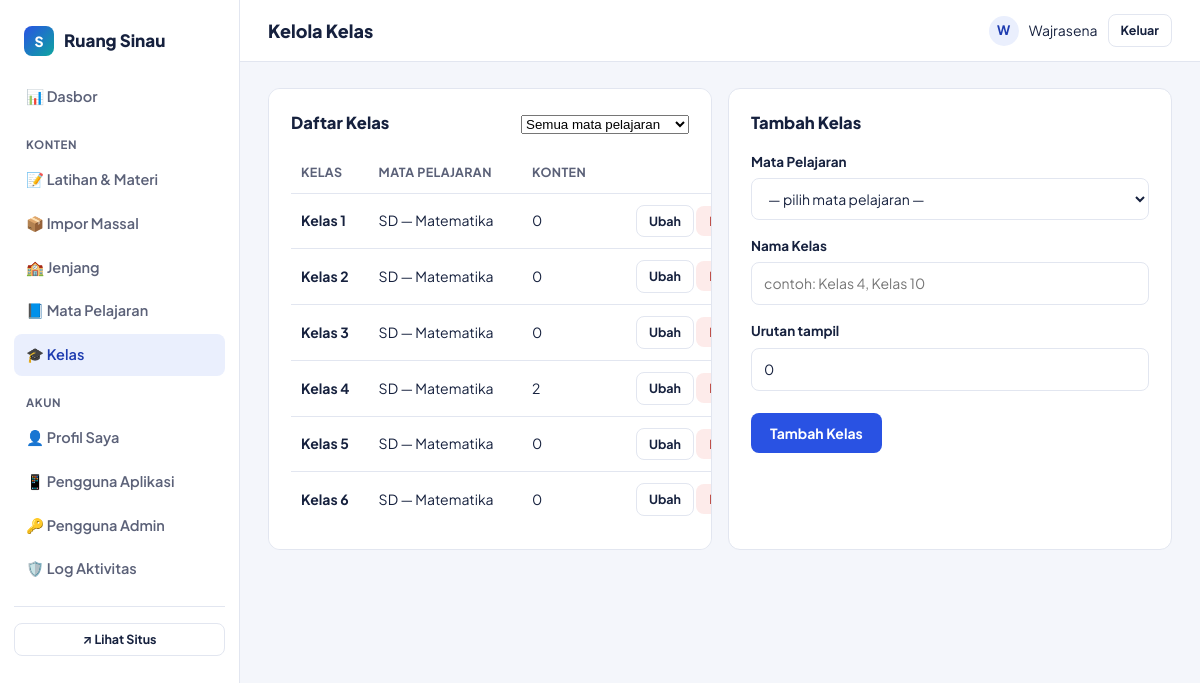
The app's page /admin/kelas.php (signed in) with its own data.
### tables this page shows
CREATE TABLE IF NOT EXISTS kelas (
    id          INT UNSIGNED AUTO_INCREMENT PRIMARY KEY,
    mapel_id    INT UNSIGNED NOT NULL,
    nama        VARCHAR(60)  NOT NULL,
    slug        VARCHAR(60)  NOT NULL,
    urutan      INT UNSIGNED NOT NULL DEFAULT 0,
    created_at  DATETIME NOT NULL DEFAULT CURRENT_TIMESTAMP,
    UNIQUE KEY uq_kelas_slug (mapel_id, slug),
    CONSTRAINT fk_kelas_mapel FOREIGN KEY (mapel_id) REFERENCES mapel(id) ON DELETE CASCADE
);

CREATE TABLE IF NOT EXISTS jenjang (
    id          INT UNSIGNED AUTO_INCREMENT PRIMARY KEY,
    nama        VARCHAR(60)  NOT NULL,
    slug        VARCHAR(60)  NOT NULL UNIQUE,
    deskripsi   VARCHAR(255) NULL,
    urutan      INT UNSIGNED NOT NULL DEFAULT 0,
    created_at  DATETIME NOT NULL DEFAULT CURRENT_TIMESTAMP
);

CREATE TABLE IF NOT EXISTS mapel (
    id          INT UNSIGNED AUTO_INCREMENT PRIMARY KEY,
    jenjang_id  INT UNSIGNED NOT NULL,
    nama        VARCHAR(100) NOT NULL,
    slug        VARCHAR(100) NOT NULL,
    emoji       VARCHAR(10)  NULL DEFAULT '📘',
    urutan      INT UNSIGNED NOT NULL DEFAULT 0,
    created_at  DATETIME NOT NULL DEFAULT CURRENT_TIMESTAMP,
    UNIQUE KEY uq_mapel_slug (jenjang_id, slug),
    CONSTRAINT fk_mapel_jenjang FOREIGN KEY (jenjang_id) REFERENCES jenjang(id) ON DELETE CASCADE
);

### includes/functions.php (called while the page is built, shortened)
<?php
require_once __DIR__ . '/db.php';
function h(?string $value): string
{
    return htmlspecialchars($value ?? '', ENT_QUOTES, 'UTF-8');
}
function url_publik(string $path = ''): string
{
    return rtrim(APP_URL, '/') . '/' . ltrim($path, '/');
}

### includes/db.php (called while the page is built, shortened)
<?php
function db(): PDO
{
    static $pdo = null;
    if ($pdo === null) {
        $dsn = 'mysql:host=' . DB_HOST . ';dbname=' . DB_NAME . ';charset=' . DB_CHARSET;
        $options = [
            PDO::ATTR_ERRMODE            => PDO::ERRMODE_EXCEPTION,
            PDO::ATTR_DEFAULT_FETCH_MODE => PDO::FETCH_ASSOC,
            PDO::ATTR_EMULATE_PREPARES   => false,
        ];
        try {
            $pdo = new PDO($dsn, DB_USER, DB_PASS, $options);
        } catch (PDOException $e) {
            error_log('Koneksi database gagal: ' . $e->getMessage());
            http_response_code(500);
            if (APP_ENV === 'production') {
                die('Situs sedang mengalami gangguan. Silakan coba beberapa saat lagi.');
            }
            die('Koneksi database gagal: ' . $e->getMessage());
        }
    }
    return $pdo;
}

### includes/auth.php (called while the page is built, shortened)
<?php
require_once __DIR__ . '/functions.php';
function admin_saat_ini(): ?array
{
    static $cache = null;
    if ($cache === null) {
        $stmt = db()->prepare('SELECT id, username, nama, peran, aktif FROM admin_users WHERE id = :id');
        $stmt->execute(['id' => $_SESSION['admin_id']]);
        $cache = $stmt->fetch() ?: null;
    }
    return $cache;
}

### admin/includes/bootstrap.php (called while the page is built, shortened)
<?php
require_once __DIR__ . '/../../includes/functions.php';
require_once __DIR__ . '/../../includes/auth.php';
$admin = admin_saat_ini();

### admin/kelas.php (the view, shortened to what this page needs)
<?php
require_once __DIR__ . '/includes/bootstrap.php';
$pdo = db();
$dataEdit = null;
$mapelList = $pdo->query(
    "SELECT m.*, j.nama AS jenjang_nama FROM mapel m JOIN jenjang j ON j.id = m.jenjang_id ORDER BY j.urutan, m.urutan, m.nama"
)->fetchAll();
$sql = "SELECT k.*, m.nama AS mapel_nama, j.nama AS jenjang_nama,
               (SELECT COUNT(*) FROM topik t WHERE t.kelas_id = k.id) AS jumlah_topik
        FROM kelas k JOIN mapel m ON m.id = k.mapel_id JOIN jenjang j ON j.id = m.jenjang_id";
$params = [];
$sql .= ' ORDER BY j.urutan, m.urutan, k.urutan, k.nama';
$stmt = $pdo->prepare($sql);
$stmt->execute($params);
$daftarKelas = $stmt->fetchAll();
$judul_admin = 'Kelola Kelas';
$menuAktif = 'kelas';
require __DIR__ . '/includes/admin_header.php';
?>
<div class="form-2col">
    <div class="panel">
        <div class="panel-head">
            <h2>Daftar Kelas</h2>
            <form method="get" style="margin:0;">
                <select name="mapel_id" onchange="this.form.submit()">
                    <option value="0">Semua mata pelajaran</option>
                </select>
            </form>
        </div>
        <?php if ($daftarKelas): ?>
        <table class="tabel">
            <thead><tr><th>Kelas</th><th>Mata Pelajaran</th><th>Konten</th><th></th></tr></thead>
            <tbody>
            <?php foreach ($daftarKelas as $k): ?>
                <tr>
                    <td><strong><?= h($k['nama']) ?></strong></td>
                    <td><?= h($k['jenjang_nama']) ?> — <?= h($k['mapel_nama']) ?></td>
                    <td><?= (int)$k['jumlah_topik'] ?></td>
                    <td class="aksi">
                        <a href="?edit=<?= (int)$k['id'] ?>" class="btn btn-outline btn-sm">Ubah</a>
                        <form method="post" style="display:inline;" onsubmit="return confirm('Hapus kelas &quot;<?= h(addslashes($k['nama'])) ?>&quot;? Semua konten di dalamnya juga akan terhapus.');">
                            <button type="submit" class="btn btn-danger btn-sm">Hapus</button>
                        </form>
                    </td>
                </tr>
            <?php endforeach; ?>
            </tbody>
        </table>
        <?php else: ?>
            <p class="kosong-admin">Belum ada kelas.</p>
        <?php endif; ?>
    </div>
    <div class="panel">
        <div class="panel-head"><h2><?= $dataEdit ? 'Ubah Kelas' : 'Tambah Kelas' ?></h2></div>
        <?php if (!$mapelList): ?>
            <p class="kosong-admin">Tambahkan mata pelajaran terlebih dahulu sebelum membuat kelas.</p>
        <?php else: ?>
        <form method="post" class="form-grid">
            <div class="form-row">
                <label for="mapel_id">Mata Pelajaran</label>
                <select id="mapel_id" name="mapel_id" required>
                    <option value="">— pilih mata pelajaran —</option>
                </select>
            </div>
            <div class="form-row">
                <label for="nama">Nama Kelas</label>
                <input type="text" id="nama" name="nama" required placeholder="contoh: Kelas 4, Kelas 10"
                       value="<?= h($dataEdit['nama'] ?? '') ?>">
            </div>
            <div class="form-row">
                <label for="urutan">Urutan tampil</label>
                <input type="number" id="urutan" name="urutan" value="<?= (int)($dataEdit['urutan'] ?? 0) ?>">
            </div>
            <div class="form-actions">
                <button type="submit" class="btn btn-primary"><?= $dataEdit ? 'Simpan Perubahan' : 'Tambah Kelas' ?></button>
            </div>
        </form>
        <?php endif; ?>
    </div>
</div>
<?php require __DIR__ . '/includes/admin_footer.php'; ?>

### admin/includes/admin_header.php (shortened to what this page needs)
<?php
$judul_admin = $judul_admin ?? 'Dasbor';
$menuAktif = $menuAktif ?? '';
?>
<!DOCTYPE html>
<html lang="id">
<head>
<link rel="stylesheet" href="<?= h(url_publik('assets/css/admin.css')) ?>">
</head>
<body>
<div class="admin-shell">
    <aside class="sidebar">
        <div class="brand">
            <span class="mark">S</span>
            <span><?= h(APP_NAME) ?></span>
        </div>
        <nav>
            <a href="index.php" class="<?= $menuAktif === 'dasbor' ? 'aktif' : '' ?>">📊 Dasbor</a>
            <div class="grup-label">Konten</div>
            <a href="topik.php" class="<?= $menuAktif === 'topik' ? 'aktif' : '' ?>">📝 Latihan &amp; Materi</a>
            <a href="impor_massal.php" class="<?= $menuAktif === 'impor' ? 'aktif' : '' ?>">📦 Impor Massal</a>
            <a href="jenjang.php" class="<?= $menuAktif === 'jenjang' ? 'aktif' : '' ?>">🏫 Jenjang</a>
            <a href="mapel.php" class="<?= $menuAktif === 'mapel' ? 'aktif' : '' ?>">📘 Mata Pelajaran</a>
            <a href="kelas.php" class="<?= $menuAktif === 'kelas' ? 'aktif' : '' ?>">🎓 Kelas</a>
            <div class="grup-label">Akun</div>
            <a href="profil.php" class="<?= $menuAktif === 'profil' ? 'aktif' : '' ?>">👤 Profil Saya</a>
            <a href="pengguna_app.php" class="<?= $menuAktif === 'pengguna_app' ? 'aktif' : '' ?>">📱 Pengguna Aplikasi</a>
            <?php if ($admin['peran'] === 'super_admin'): ?>
            <a href="users.php" class="<?= $menuAktif === 'users' ? 'aktif' : '' ?>">🔑 Pengguna Admin</a>
            <a href="log.php" class="<?= $menuAktif === 'log' ? 'aktif' : '' ?>">🛡️ Log Aktivitas</a>
            <?php endif; ?>
        </nav>
        <div class="lihat-situs">
            <a href="<?= h(url_publik('index.php')) ?>" target="_blank" class="btn btn-outline btn-sm" style="width:100%;">↗ Lihat Situs</a>
        </div>
    </aside>
    <div class="admin-main">
        <div class="admin-topbar">
            <h1><?= h($judul_admin) ?></h1>
            <div class="admin-user">
                <div class="avatar"><?= h(strtoupper(substr($admin['nama'], 0, 1))) ?></div>
                <span><?= h($admin['nama']) ?></span>
                <a href="logout.php" class="btn btn-outline btn-sm">Keluar</a>
            </div>
        </div>
        <div class="admin-content">

### records on screen
kelas: nama "Kelas 1", jenjang.nama "SD", mapel.nama "Matematika", jumlah_topik "0"
kelas: nama "Kelas 2", jenjang.nama "SD", mapel.nama "Matematika", jumlah_topik "0"
kelas: nama "Kelas 3", jenjang.nama "SD", mapel.nama "Matematika", jumlah_topik "0"
kelas: nama "Kelas 4", jenjang.nama "SD", mapel.nama "Matematika", jumlah_topik "2"
kelas: nama "Kelas 5", jenjang.nama "SD", mapel.nama "Matematika", jumlah_topik "0"
kelas: nama "Kelas 6", jenjang.nama "SD", mapel.nama "Matematika", jumlah_topik "0"

### other values on screen
APP_NAME "Ruang Sinau"
$judul_admin "Kelola Kelas"
substr($admin['nama'], 0, 1) "W"
$admin['nama'] "Wajrasena"
